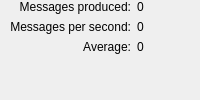
             <widget class="QWidget" name="stk_statistics_producer">
              <layout class="QVBoxLayout" name="verticalLayout_8">
               <property name="leftMargin">
                <number>0</number>
               </property>
               <property name="topMargin">
                <number>0</number>
               </property>
               <property name="rightMargin">
                <number>0</number>
               </property>
               <property name="bottomMargin">
                <number>0</number>
               </property>
               <item>
                <layout class="QGridLayout" name="gridLayout_2">
                 <property name="leftMargin">
                  <number>10</number>
                 </property>
                 <item row="3" column="0" colspan="2">
                  <spacer name="verticalSpacer">
                   <property name="orientation">
                    <enum>Qt::Vertical</enum>
                   </property>
                   <property name="sizeHint" stdset="0">
                    <size>
                     <width>20</width>
                     <height>40</height>
                    </size>
                   </property>
                  </spacer>
                 </item>
                 <item row="0" column="0">
                  <widget class="QLabel" name="label_2">
                   <property name="text">
                    <string>Messages produced:</string>
                   </property>
                   <property name="alignment">
                    <set>Qt::AlignRight|Qt::AlignTrailing|Qt::AlignVCenter</set>
                   </property>
                  </widget>
                 </item>
                 <item row="0" column="1">
                  <widget class="QLabel" name="lbl_stats_produced">
                   <property name="text">
                    <string>0</string>
                   </property>
                  </widget>
                 </item>
                 <item row="1" column="0">
                  <widget class="QLabel" name="label_4">
                   <property name="text">
                    <string>Messages per second:</string>
                   </property>
                   <property name="alignment">
                    <set>Qt::AlignRight|Qt::AlignTrailing|Qt::AlignVCenter</set>
                   </property>
                  </widget>
                 </item>
                 <item row="2" column="0">
                  <widget class="QLabel" name="label_5">
                   <property name="text">
                    <string>Average:</string>
                   </property>
                   <property name="alignment">
                    <set>Qt::AlignRight|Qt::AlignTrailing|Qt::AlignVCenter</set>
                   </property>
                  </widget>
                 </item>
                 <item row="2" column="1">
                  <widget class="QLabel" name="lbl_stats_produced_avg">
                   <property name="text">
                    <string>0</string>
                   </property>
                  </widget>
                 </item>
                 <item row="1" column="1">
                  <widget class="QLabel" name="lbl_stats_produced_ps">
                   <property name="text">
                    <string>0</string>
                   </property>
                  </widget>
                 </item>
                </layout>
               </item>
              </layout>
             </widget>
